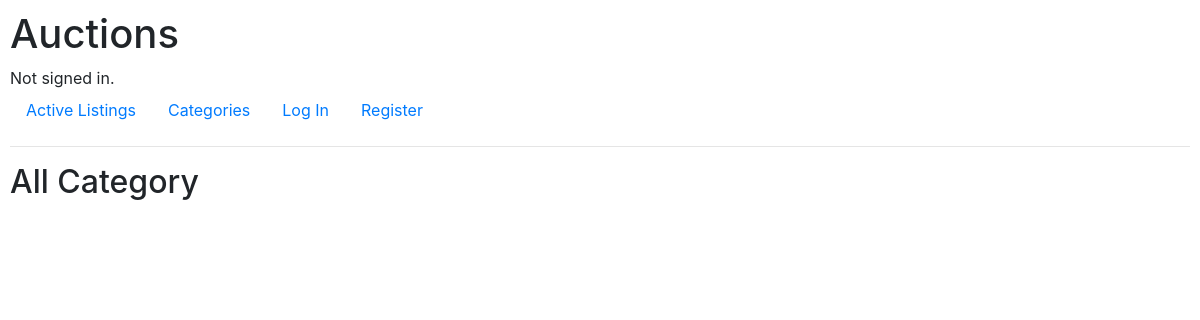
Before: /categories with the older database file.
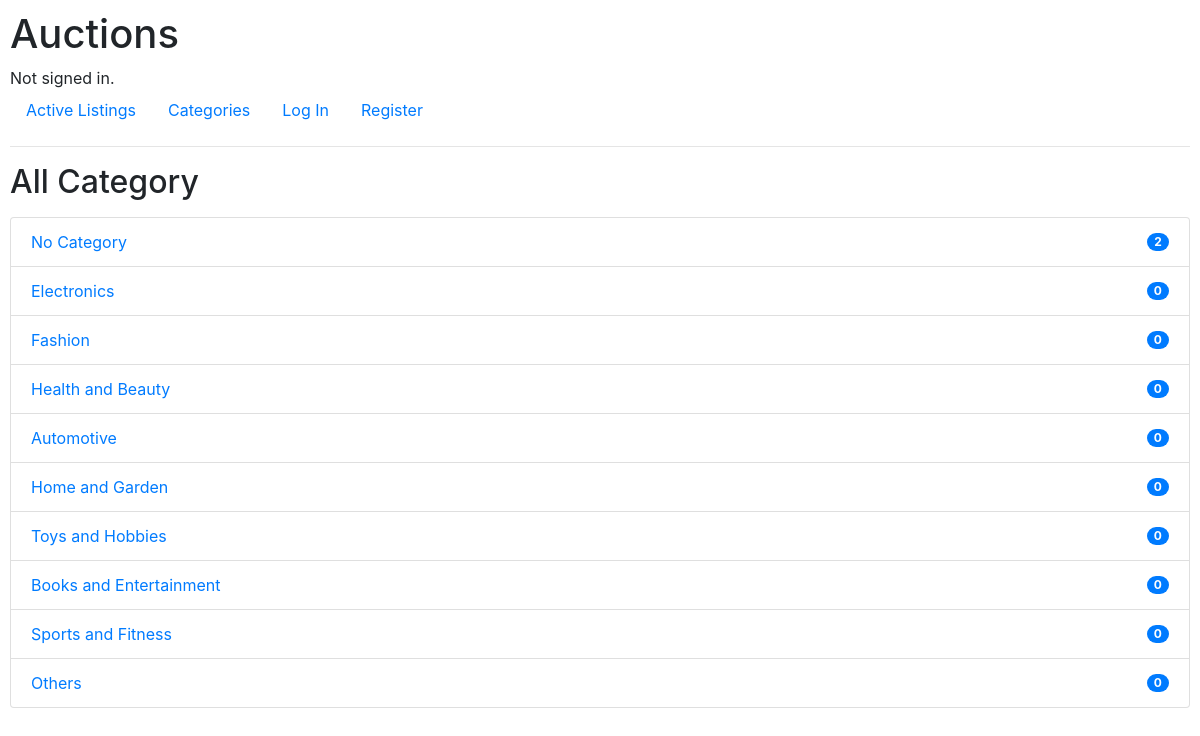
After: the same page with the newer database file.
### auctions/models.py (models this page shows)
class Category(models.Model):
    categoryName = models.CharField(max_length=100)
    def __str__(self):
        return self.categoryName

### auctions/views.py (the view)
# urls.py: path("categories", views.categories, name="categories"),
def categories(request):
    categories = Category.objects.all()
    list_category = []
    for category in categories:
        active_listing = Listing.objects.filter(isActive=True, category=category)
        count_listing = active_listing.count()
        list_category.append({
            "category": category,
            "count_listing": count_listing
        })
    return render(request, "auctions/categories.html", {
        "list_category": list_category
    })

### auctions/templates/auctions/categories.html
{% extends "auctions/layout.html" %}
{% block body %}
    <h2>All Category</h2>
    <ul class="list-group pt-2">
        {% for category in list_category %}
            <li class="list-group-item d-flex justify-content-between align-items-center">
                <a href="{% url 'category_view' category.category.id %}">{{ category.category }}</a>
                <span class="badge badge-primary badge-pill">{{ category.count_listing }}</span>
            </li>
        {% endfor %}
    </ul>
{% endblock %}

### auctions/templates/auctions/layout.html (shortened to what this page needs)
{% load static %}
<!DOCTYPE html>
<html lang="en">
    <head>
        <link rel="stylesheet" href="https://stackpath.bootstrapcdn.com/bootstrap/4.4.1/css/bootstrap.min.css">
        <link href="{% static 'auctions/styles.css' %}" rel="stylesheet">
    </head>
    <body>
        <h1>Auctions</h1>
        <div>
            {% if user.is_authenticated %}
                Signed in as <strong>{{ user.username }}</strong>.
            {% else %}
                Not signed in.
            {% endif %}
        </div>
        <ul class="nav">
            <li class="nav-item">
                <a class="nav-link" href="{% url 'index' %}">Active Listings</a>
            </li>
            <li class="nav-item">
                <a class="nav-link" href="{% url 'categories' %}">Categories</a>
            </li>
            {% if user.is_authenticated %}
                <li class="nav-item">
                    <a class="nav-link" href="{% url 'my_listing' %}">My Listings</a>
                </li>
                <li class="nav-item">
                    <a class="nav-link" href="{% url 'watchlist_display' %}">Watchlist</a>
                </li>
                <li class="nav-item">
                    <a class="nav-link" href="{% url 'transaction' %}">Transaction</a>
                </li>
                <li class="nav-item">
                    <a class="nav-link" href="{% url 'create_listing' %}">Create Listing</a>
                </li>
                <li class="nav-item">
                    <a class="nav-link" href="{% url 'logout' %}">Log Out</a>
                </li>
                {% else %}
                <li class="nav-item">
                    <a class="nav-link" href="{% url 'login' %}">Log In</a>
                </li>
                <li class="nav-item">
                    <a class="nav-link" href="{% url 'register' %}">Register</a>
                </li>
            {% endif %}
        </ul>
        <hr>
        {% block body %}
        {% endblock %}
    </body>
</html>

### auctions/static/auctions/styles.css (style rules this page uses)
body { padding: 10px; }

Changed rows visible on the page:
added Category: category "No Category", count_listing "2"
added Category: category "Electronics", count_listing "0"
added Category: category "Fashion", count_listing "0"
added Category: category "Health and Beauty", count_listing "0"
added Category: category "Automotive", count_listing "0"
added Category: category "Home and Garden", count_listing "0"
added Category: category "Toys and Hobbies", count_listing "0"
added Category: category "Books and Entertainment", count_listing "0"
added Category: category "Sports and Fitness", count_listing "0"
added Category: category "Others", count_listing "0"
